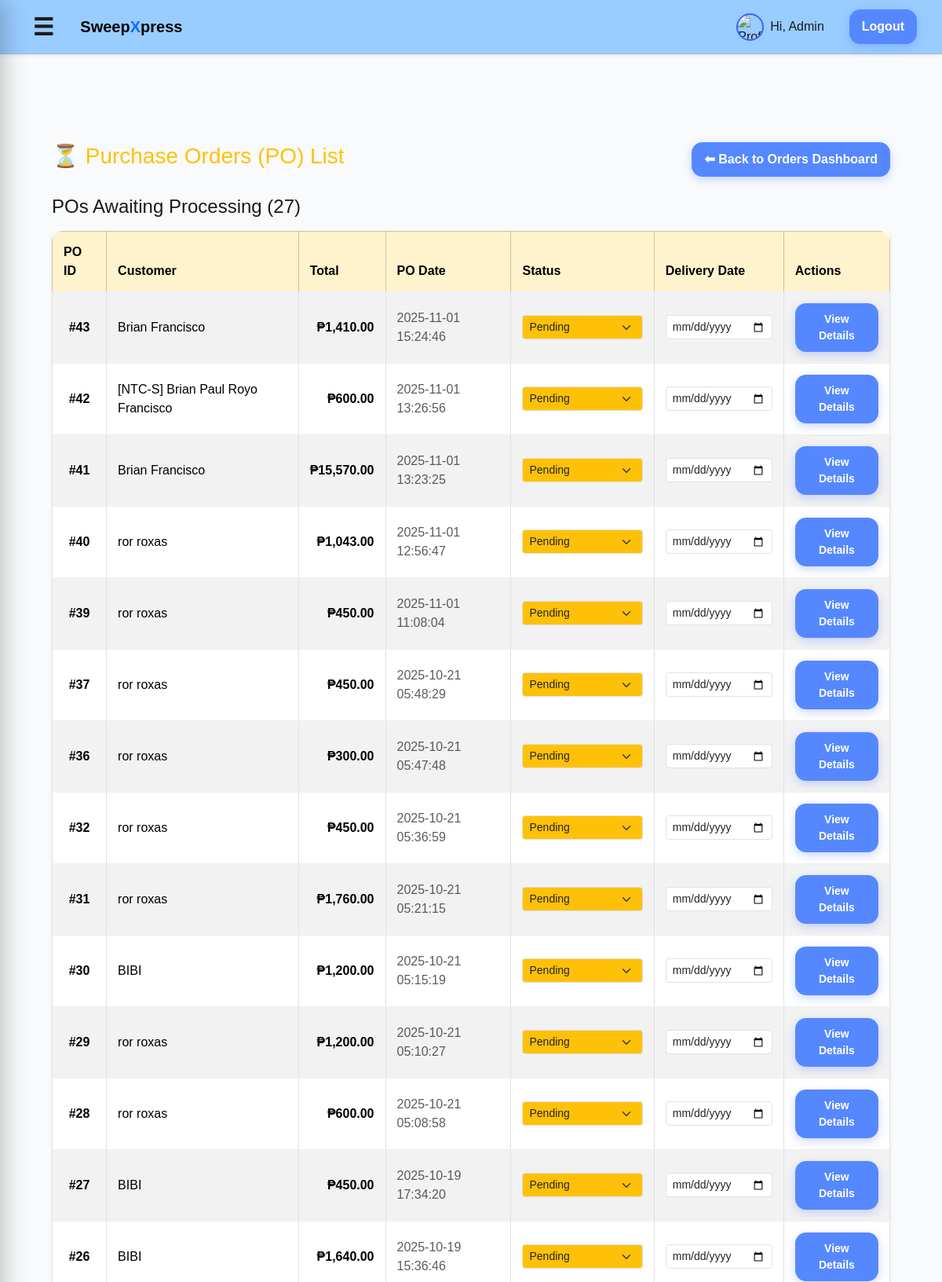
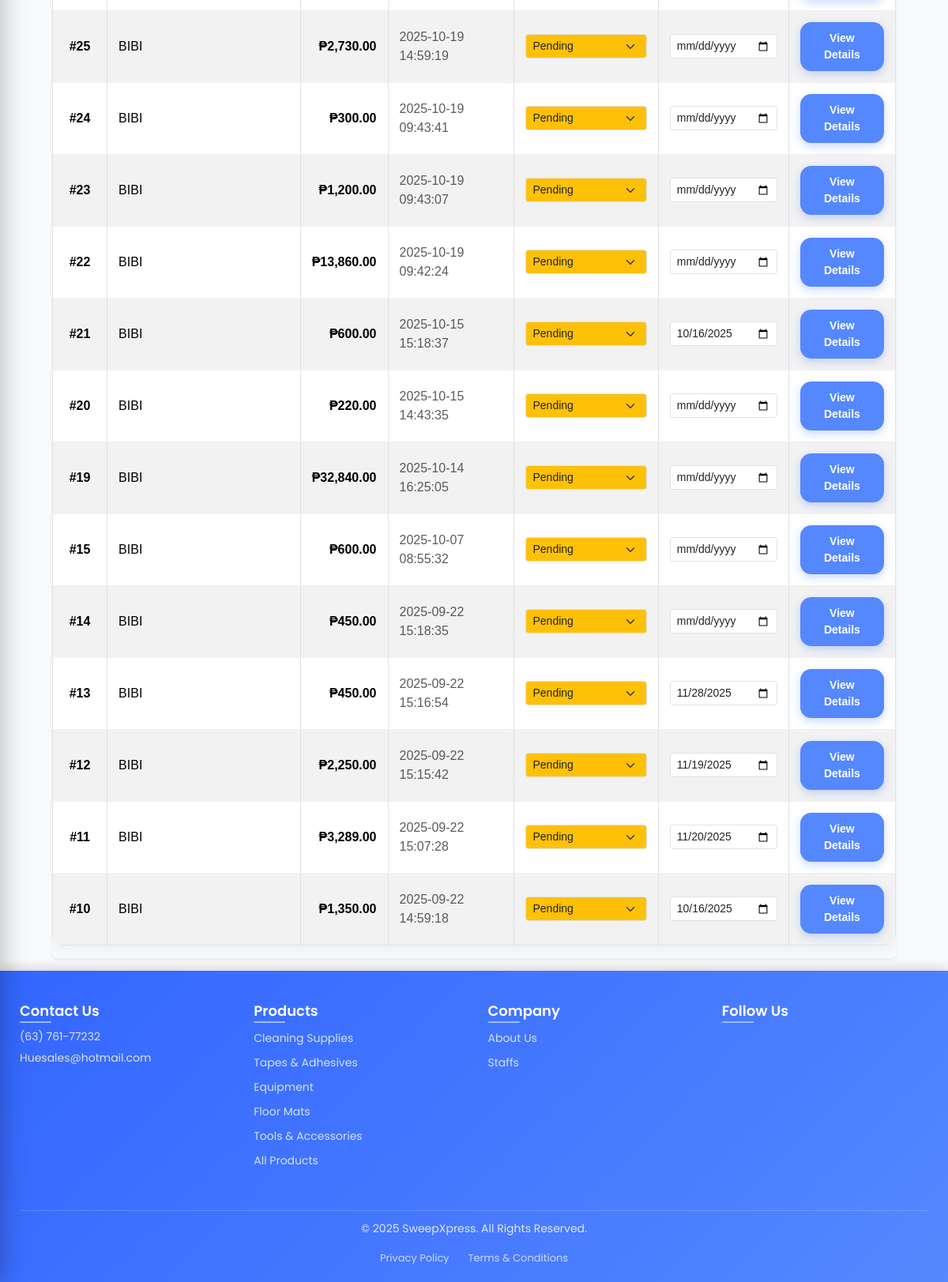
The page /admin/orders_pending.php (signed in) on the database its author committed (2 pictures, top to bottom).
### tables this page shows
CREATE TABLE `orders` (
  `id` int(11) NOT NULL,
  `user_id` int(11) DEFAULT NULL,
  `total` decimal(10,2) NOT NULL DEFAULT 0.00,
  `address` varchar(255) DEFAULT NULL,
  `status` enum('pending','preparing','delivered','completed','cancellation_requested','cancelled') NOT NULL DEFAULT 'pending',
  `created_at` timestamp NOT NULL DEFAULT current_timestamp(),
  `payment_method` varchar(50) NOT NULL DEFAULT 'COD',
  `payment_status` varchar(50) NOT NULL DEFAULT 'pending',
  `customer_name` varchar(120) DEFAULT NULL,
  `notes` text DEFAULT NULL,
  `cancellation_reason` text DEFAULT NULL,
  `admin_note` text DEFAULT NULL,
  `po_number` varchar(50) DEFAULT NULL,
  `payment_terms` varchar(100) DEFAULT NULL,
  `order_type` varchar(10) NOT NULL DEFAULT 'B2C'
);

CREATE TABLE `users` (
  `id` int(11) NOT NULL,
  `google_id` varchar(255) DEFAULT NULL,
  `name` varchar(120) NOT NULL,
  `username` varchar(50) NOT NULL,
  `email` varchar(190) NOT NULL,
  `password_hash` varchar(255) NOT NULL,
  `profile_image` varchar(255) DEFAULT NULL,
  `role` enum('customer','admin','business') NOT NULL DEFAULT 'customer',
  `created_at` timestamp NOT NULL DEFAULT current_timestamp(),
  `phone` varchar(20) DEFAULT NULL,
  `dark_mode` tinyint(1) DEFAULT 0,
  `birth_date` date DEFAULT NULL,
  `street_address` varchar(255) DEFAULT NULL,
  `city` varchar(100) DEFAULT NULL,
  `zip_code` varchar(20) DEFAULT NULL,
  `phone_number` varchar(20) DEFAULT NULL,
  `gender` varchar(10) DEFAULT NULL
);

CREATE TABLE `deliveries` (
  `id` int(11) NOT NULL,
  `order_id` int(11) NOT NULL,
  `customer_name` varchar(120) NOT NULL,
  `address` varchar(255) NOT NULL,
  `status` enum('pending','shipped','delivered','cancelled') DEFAULT 'pending',
  `delivery_date` date DEFAULT NULL,
  `created_at` timestamp NOT NULL DEFAULT current_timestamp()
);

### config.php (called while the page is built, shortened)
<?php
function h($s) {
    return htmlspecialchars($s ?? '', ENT_QUOTES, 'UTF-8');
}
?>

### admin/orders_pending.php (the view, shortened to what this page needs)
<?php
require_once __DIR__ . '/../config.php';
require_once __DIR__ . '/../includes/header.php';
?>
<?php
$sql = "
    SELECT
        o.id AS order_id,
        u.name AS customer_name,
        o.total,
        o.created_at,
        o.status AS order_status,
        d.id AS delivery_id,
        d.status AS delivery_status,
        d.delivery_date
    FROM orders o
    LEFT JOIN users u ON o.user_id = u.id
    LEFT JOIN deliveries d ON o.id = d.order_id
    WHERE o.status = 'pending' /* <--- ONLY PENDING ORDERS (POs) */
    ORDER BY o.created_at DESC
";
$orders = $pdo->query($sql)->fetchAll(PDO::FETCH_ASSOC);
?>
<div class="container mt-5">
    <div class="d-flex justify-content-between align-items-center mb-4">
        <h1 class="h3 text-warning">⏳ Purchase Orders (PO) List</h1>
        <a href="allorders.php" class="btn btn-secondary">⬅ Back to Orders Dashboard</a>
    </div>
    <h2 class="h4 m-0 mb-3">POs Awaiting Processing (<?= count($orders) ?>)</h2>
    <?php if ($orders): ?>
        <div class="table-responsive shadow-sm rounded">
            <table class="table table-striped table-hover align-middle table-bordered">
                <thead class="table-warning text-dark text-center">
                    <tr>
                        <th>PO ID</th>
                        <th>Customer</th>
                        <th>Total</th>
                        <th>PO Date</th>
                        <th>Status</th>
                        <th>Delivery Date</th>
                        <th>Actions</th>
                    </tr>
                </thead>
                <tbody>
                    <?php foreach ($orders as $o): ?>
                        <?php
                            $currentStatus = $o['order_status'];
                            $statusClass = 'bg-warning text-dark';
                        ?>
                        <tr>
                            <td class="fw-bold text-center">#<?php echo (int)$o['order_id']; ?></td>
                            <td><?php echo h($o['customer_name'] ?? 'Guest'); ?></td>
                            <td class="fw-semibold text-end">₱<?php echo number_format($o['total'], 2); ?></td>
                            <td class="text-muted"><?php echo h($o['created_at']); ?></td>
                            <td class="text-center">
                                <form method="post" class="d-inline">
                                    <select name="status" class="form-select form-select-sm <?php echo $statusClass; ?>"
                                            onchange="this.form.submit()">
                                        <?php
                                            $statusOptions = [
                                                'pending'   => 'Pending',
                                                'shipped'   => 'Preparing/Processing',
                                                'delivered' => 'Delivered'
                                            ];
                                        ?>
                                        <?php foreach ($statusOptions as $value => $label): ?>
                                            <option value="<?php echo $value; ?>" <?php if($currentStatus === $value) echo 'selected'; ?>>
                                                <?php echo $label; ?>
                                            </option>
                                        <?php endforeach; ?>
                                    </select>
                                </form>
                            </td>
                            <td class="text-center">
                                <form method="post" class="d-inline">
                                    <input type="date" name="delivery_date" class="form-control form-control-sm"
                                            value="<?php echo h($o['delivery_date'] ?? ''); ?>" onchange="this.form.submit()">
                                </form>
                            </td>
                            <td class="text-center">
                                <a class="btn btn-sm btn-outline-primary" href="order_details.php?id=<?php echo (int)$o['order_id']; ?>">
                                    View Details
                                </a>
                            </td>
                        </tr>
                    <?php endforeach; ?>
                </tbody>
            </table>
        </div>
    <?php else: ?>
        <div class="alert alert-success">🥳 All Purchase Orders have been processed!</div>
    <?php endif; ?>
</div>
<?php require_once __DIR__ . '/../includes/footer.php'; ?>

### assets/style.css (style rules this page uses)
* { box-sizing: border-box; -webkit-font-smoothing: antialiased; }
body { margin: 0; font-family: -apple-system, BlinkMacSystemFont, "Segoe UI", Roboto, Inter, Arial, sans-serif; background: #f5f7fa; color: #1a1a1a; line-height: 1.5; }
.container { max-width: 1100px; margin: 0 auto; padding: 16px; }
nav a.btn, .btn { background: #5588ff !important; color: #fff !important; padding: 10px 16px; border-radius: 14px; font-weight: 600; text-decoration: none; border: none; cursor: pointer; box-shadow: 0 4px 12px rgba(51,102,255,0.25); transition: transform 0.1s, opacity 0.2s; }
.btn-secondary { background: #5588ff !important; color: #fff !important; box-shadow: 0 4px 12px rgba(51,102,255,0.25); }
input, textarea, select { width: 100%; padding: 12px 14px; border: 1px solid #e5e7eb; border-radius: 12px; font-size: 1rem; transition: border 0.2s, box-shadow 0.2s; }
.table { width: 100%; border-collapse: collapse; background: #fff; border-radius: 14px; overflow: hidden; box-shadow: 0 6px 18px rgba(0,0,0,0.05); }
.table th, .table td { padding: 14px; border-bottom: 1px solid #f0f0f0; text-align: left; }
.table tr:last-child td { border-bottom: none; }
body { background: #f9fafb; font-family: Arial, sans-serif; }

### rows shown on the page
orders: id "43", user.name "Brian Francisco", total "1,410.00", created_at "2025-11-01 15:24:46", status "Pending"
orders: id "42", user.name "[NTC-S] Brian Paul Royo Francisco", total "600.00", created_at "2025-11-01 13:26:56", status "Pending"
orders: id "41", user.name "Brian Francisco", total "15,570.00", created_at "2025-11-01 13:23:25", status "Pending"
orders: id "40", user.name "ror roxas", total "1,043.00", created_at "2025-11-01 12:56:47", status "Pending"
orders: id "39", user.name "ror roxas", total "450.00", created_at "2025-11-01 11:08:04", status "Pending"
orders: id "37", user.name "ror roxas", total "450.00", created_at "2025-10-21 05:48:29", status "Pending"
orders: id "36", user.name "ror roxas", total "300.00", created_at "2025-10-21 05:47:48", status "Pending"
orders: id "32", user.name "ror roxas", total "450.00", created_at "2025-10-21 05:36:59", status "Pending"
orders: id "31", user.name "ror roxas", total "1,760.00", created_at "2025-10-21 05:21:15", status "Pending"
orders: id "30", user.name "BIBI", total "1,200.00", created_at "2025-10-21 05:15:19", status "Pending"
orders: id "29", user.name "ror roxas", total "1,200.00", created_at "2025-10-21 05:10:27", status "Pending"
orders: id "28", user.name "ror roxas", total "600.00", created_at "2025-10-21 05:08:58", status "Pending"
orders: id "27", user.name "BIBI", total "450.00", created_at "2025-10-19 17:34:20", status "Pending"
orders: id "26", user.name "BIBI", total "1,640.00", created_at "2025-10-19 15:36:46", status "Pending"
orders: id "25", user.name "BIBI", total "2,730.00", created_at "2025-10-19 14:59:19", status "Pending"
orders: id "24", user.name "BIBI", total "300.00", created_at "2025-10-19 09:43:41", status "Pending"
orders: id "23", user.name "BIBI", total "1,200.00", created_at "2025-10-19 09:43:07", status "Pending"
orders: id "22", user.name "BIBI", total "13,860.00", created_at "2025-10-19 09:42:24", status "Pending"
orders: id "21", user.name "BIBI", total "600.00", created_at "2025-10-15 15:18:37", status "Pending", delivery_date "10/16/2025"
orders: id "20", user.name "BIBI", total "220.00", created_at "2025-10-15 14:43:35", status "Pending"
orders: id "19", user.name "BIBI", total "32,840.00", created_at "2025-10-14 16:25:05", status "Pending"
orders: id "15", user.name "BIBI", total "600.00", created_at "2025-10-07 08:55:32", status "Pending"
orders: id "14", user.name "BIBI", total "450.00", created_at "2025-09-22 15:18:35", status "Pending"
orders: id "13", user.name "BIBI", total "450.00", created_at "2025-09-22 15:16:54", status "Pending", delivery_date "11/28/2025"
orders: id "12", user.name "BIBI", total "2,250.00", created_at "2025-09-22 15:15:42", status "Pending", delivery_date "11/19/2025"
orders: id "11", user.name "BIBI", total "3,289.00", created_at "2025-09-22 15:07:28", status "Pending", delivery_date "11/20/2025"
orders: id "10", user.name "BIBI", total "1,350.00", created_at "2025-09-22 14:59:18", status "Pending", delivery_date "10/16/2025"

### other values the page prints
$displayName "Admin"
count($orders) "27"
